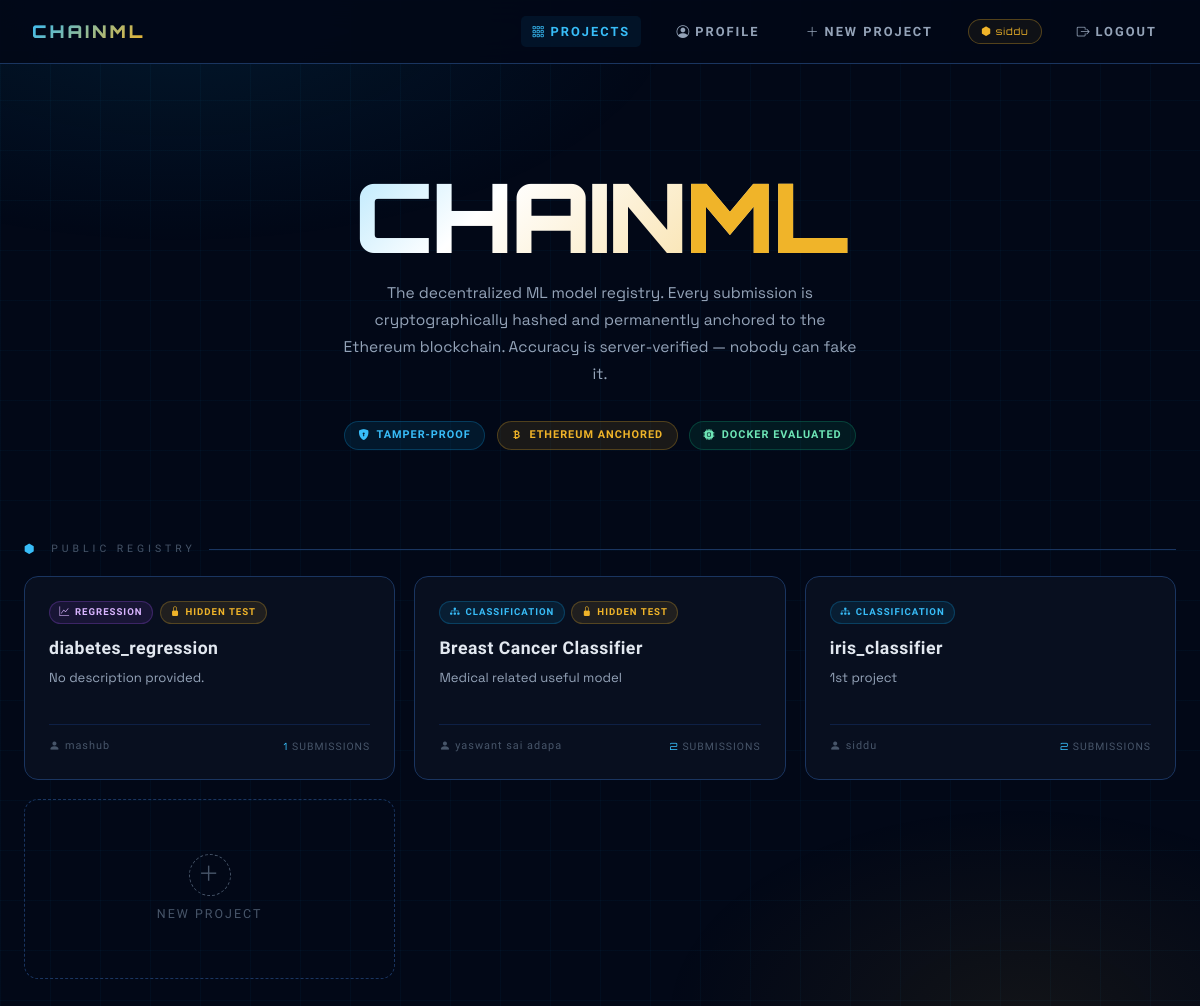
The page / (signed in) on the database its author committed.
### tables this page shows
CREATE TABLE users (
        id INTEGER PRIMARY KEY AUTOINCREMENT,
        username TEXT NOT NULL UNIQUE,
        email TEXT NOT NULL UNIQUE,
        password_hash TEXT NOT NULL,
        created_at REAL NOT NULL);

CREATE TABLE projects (
        id INTEGER PRIMARY KEY AUTOINCREMENT,
        owner_id INTEGER NOT NULL,
        name TEXT NOT NULL UNIQUE,
        description TEXT DEFAULT '',
        dataset_path TEXT NOT NULL,
        dataset_name TEXT NOT NULL,
        created_at REAL NOT NULL, dataset_hash TEXT NOT NULL DEFAULT '', test_path TEXT DEFAULT NULL, test_name TEXT DEFAULT NULL, task_type TEXT NOT NULL DEFAULT 'classification',
        FOREIGN KEY(owner_id) REFERENCES users(id));

### app.py (the view)
@app.route("/")
def home():
    return render_template("home.html", projects=get_all_projects())

### app.py (called while the page is built)
@app.before_request
def load_user():
    uid = session.get("user_id")
    g.user = get_user_by_id(uid) if uid else None

@app.context_processor
def inject_user():
    return {"current_user": g.user}

### database.py (called while the page is built)
def get_conn():
    conn = sqlite3.connect(DB_PATH)
    conn.row_factory = sqlite3.Row
    conn.execute("PRAGMA foreign_keys = ON")
    return conn

def get_user_by_id(uid):
    conn = get_conn()
    row = conn.execute("SELECT * FROM users WHERE id=?", (uid,)).fetchone()
    conn.close(); return dict(row) if row else None

def get_all_projects():
    conn = get_conn()
    rows = conn.execute("""SELECT p.*, u.username AS owner_name,
        COUNT(s.id) AS submission_count
        FROM projects p JOIN users u ON p.owner_id=u.id
        LEFT JOIN submissions s ON s.project_id=p.id
        GROUP BY p.id ORDER BY p.created_at DESC""").fetchall()
    conn.close(); return [dict(r) for r in rows]

### templates/home.html (shortened to what this page needs)
{% extends "base.html" %}
{% block content %}
<div class="hero-section">
  <div class="hero-logo">CHAIN<span style="-webkit-text-fill-color:var(--gold)">ML</span></div>
  <p class="hero-sub">The decentralized ML model registry. Every submission is cryptographically hashed and permanently anchored to the Ethereum blockchain. Accuracy is server-verified — nobody can fake it.</p>
  <div class="hero-pills">
    <span class="hero-pill pill-blue"><i class="bi bi-shield-lock-fill"></i> Tamper-proof</span>
    <span class="hero-pill pill-gold"><i class="bi bi-currency-bitcoin"></i> Ethereum Anchored</span>
    <span class="hero-pill pill-green"><i class="bi bi-cpu-fill"></i> Docker Evaluated</span>
  </div>
</div>
<div class="section-title"><i class="bi bi-hexagon-fill" style="color:var(--blue2)"></i> Public Registry</div>
{% if projects %}
<div class="proj-grid">
  {% for p in projects %}
  <a href="/project/{{ p.id }}" class="proj-card">
    <div class="proj-tags">
      <span class="cml-badge {% if p.task_type=='regression' %}badge-reg{% else %}badge-cls{% endif %}">
        <i class="bi {% if p.task_type=='regression' %}bi-graph-up{% else %}bi-diagram-3-fill{% endif %}"></i>
        {{ p.task_type or 'classification' }}
      </span>
      {% if p.test_path %}
      <span class="cml-badge badge-gold"><i class="bi bi-lock-fill"></i> Hidden Test</span>
      {% endif %}
    </div>
    <div class="proj-name">{{ p.name }}</div>
    <div class="proj-desc">{{ p.description or 'No description provided.' }}</div>
    <div class="proj-meta">
      <span class="proj-owner"><i class="bi bi-person-fill me-1"></i>{{ p.owner_name }}</span>
      <span class="proj-count">{{ p.submission_count }} <span style="color:var(--muted);font-family:var(--raj);font-size:.65rem">SUBMISSIONS</span></span>
    </div>
  </a>
  {% endfor %}
  {% if current_user %}
  <a href="/projects/new" class="new-proj-card">
    <div class="plus-icon">＋</div>
    <span>New Project</span>
  </a>
  {% endif %}
</div>
{% endif %}
{% endblock %}

### templates/base.html (shortened to what this page needs)
<!DOCTYPE html>
<html lang="en">
<head>
<link href="https://cdn.jsdelivr.net/npm/bootstrap@5.3.2/dist/css/bootstrap.min.css" rel="stylesheet">
<link href="https://cdn.jsdelivr.net/npm/bootstrap-icons@1.11.3/font/bootstrap-icons.css" rel="stylesheet">
</head>
<body>
<nav class="chainml-nav">
  <a href="/" class="nav-brand">CHAIN<span style="color:var(--gold)">ML</span></a>
  <a href="/" class="nav-link-item {% if request.endpoint=='home' %}active{% endif %}">
    <i class="bi bi-grid-3x3-gap me-1"></i>Projects
  </a>
  {% if current_user %}
  <a href="/profile" class="nav-link-item {% if request.endpoint=='profile' %}active{% endif %}">
    <i class="bi bi-person-circle me-1"></i>Profile
  </a>
  <a href="/projects/new" class="nav-link-item">
    <i class="bi bi-plus-lg me-1"></i>New Project
  </a>
  <span class="nav-user-badge"><i class="bi bi-hexagon-fill me-1"></i>{{ current_user.username }}</span>
  <a href="/logout" class="nav-link-item"><i class="bi bi-box-arrow-right me-1"></i>Logout</a>
  {% else %}
  <a href="/login" class="nav-link-item {% if request.endpoint=='login' %}active{% endif %}">Login</a>
  <a href="/register" class="btn-nav-register">Register</a>
  {% endif %}
</nav>
<main>{% block content %}{% endblock %}</main>
</body>
</html>

### templates/base.html (style rules this page uses)
:root { --bg: #020817; --bg2: #040d21; --surface: #071128; --card: #080f1f; --border: #0e2045; --border2: #1a3560; --gold: #f0b429; --gold2: #ffd166; --blue: #0ea5e9; --blue2: #38bdf8; --blue3: #0369a1; --accent: #3b82f6; --green: #10b981; --red: #ef4444; --text: #e2e8f0; --text2: #94a3b8; --muted: #475569; --orb: 'Orbitron', sans-serif; --raj: 'Rajdhani', sans-serif; --grotesk: 'Space Grotesk', sans-serif; }
*, *::before, *::after { box-sizing: border-box; margin: 0; padding: 0; }
body { background: var(--bg); color: var(--text); font-family: var(--grotesk); min-height: 100vh; overflow-x: hidden; }
body::before { content: ''; position: fixed; inset: 0; background-image: linear-gradient(rgba(14,165,233,.04) 1px, transparent 1px), linear-gradient(90deg, rgba(14,165,233,.04) 1px, transparent 1px); background-size: 50px 50px; pointer-events: none; z-index: 0; }
body::after { content: ''; position: fixed; inset: 0; background: radial-gradient(ellipse 70% 40% at 15% 0%, rgba(14,165,233,.1) 0%, transparent 60%), radial-gradient(ellipse 50% 35% at 85% 100%, rgba(240,180,41,.07) 0%, transparent 60%); pointer-events: none; z-index: 0; }
.chainml-nav { position: sticky; top: 0; z-index: 1000; background: rgba(2, 8, 23, 0.92); backdrop-filter: blur(24px); border-bottom: 1px solid var(--border2); height: 64px; display: flex; align-items: center; padding: 0 2rem; gap: 1.5rem; }
.nav-brand { font-family: var(--orb); font-size: 1.1rem; font-weight: 900; letter-spacing: 3px; text-decoration: none; background: linear-gradient(135deg, var(--blue2), var(--gold)); -webkit-background-clip: text; -webkit-text-fill-color: transparent; background-clip: text; margin-right: auto; flex-shrink: 0; }
.nav-link-item { font-family: var(--raj); font-size: .8rem; font-weight: 600; letter-spacing: 2px; text-transform: uppercase; color: var(--text2); text-decoration: none; padding: .35rem .7rem; border-radius: 5px; transition: all .2s; white-space: nowrap; }
.nav-link-item:hover, .nav-link-item.active { color: var(--blue2); background: rgba(14,165,233,.08); }
.nav-user-badge { font-family: var(--orb); font-size: .6rem; color: var(--gold); letter-spacing: 1px; border: 1px solid rgba(240,180,41,.3); background: rgba(240,180,41,.06); padding: .3rem .75rem; border-radius: 20px; white-space: nowrap; }
main { position: relative; z-index: 1; max-width: 1200px; margin: 0 auto; padding: 2.5rem 1.5rem; }
.cml-badge { display: inline-flex; align-items: center; gap: .3rem; padding: .2rem .6rem; border-radius: 20px; font-family: var(--raj); font-size: .6rem; font-weight: 700; letter-spacing: 1px; text-transform: uppercase; }
.badge-gold { background: rgba(240,180,41,.1); color: var(--gold); border: 1px solid rgba(240,180,41,.25); }
.badge-reg { background: rgba(168,85,247,.1); color: #d8b4fe; border: 1px solid rgba(168,85,247,.25); }
.badge-cls { background: rgba(14,165,233,.1); color: var(--blue2); border: 1px solid rgba(14,165,233,.25); }

### rows shown on the page
users: username "siddu"
projects: task_type "REGRESSION", shows "HIDDEN TEST", name "diabetes_regression", description "No description provided.", owner_name "mashub", submission_count "1"
projects: task_type "CLASSIFICATION", shows "HIDDEN TEST", name "Breast Cancer Classifier", description "Medical related useful model", owner_name "yaswant sai adapa", submission_count "2"
projects: task_type "CLASSIFICATION", name "iris_classifier", description "1st project", owner_name "siddu", submission_count "2"
